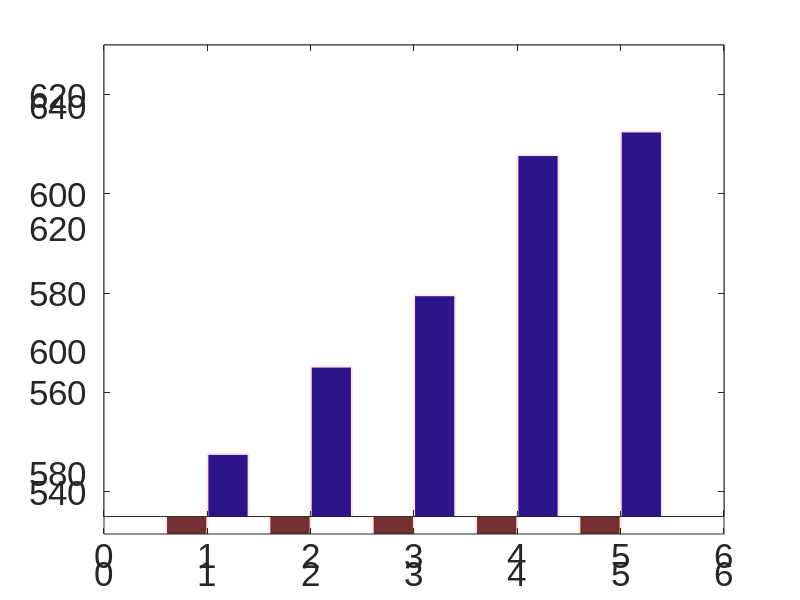

The MATLAB source for this figure:
group = 2 ;


figure('Position', [100, 400, 470, 300]);
set(0,'DefaultAxesFontName', 'Arial')
set(0,'DefaultAxesFontSize', 25)
set(0,'DefaultAxesFontWeight', 'normal')

if group==1
    BIC = [389.5872825,	391.0958833,	431.4379297,	445.8660902,	455.8993968];
    AIC = [358.7238172,	364.0903512,	404.4323977,	418.8605581,	428.8938647];
    ylowBIC  = 375;
    yhighBIC = 470;    
    ylowAIC  = 350;
    yhighAIC = 440;    
else
    BIC = [581.3534106,	592.2319817,	606.606544,     634.8474231,	639.6018242];
    AIC = [547.6365458,	565.2264497,	579.6010119,	607.8418911,	612.5962921];
    ylowBIC = 570;
    yhighBIC = 650;    
    ylowAIC = 535;
    yhighAIC = 630;    
end



data = [BIC;AIC];

x=[1,2,3,4,5];



%// generate two axes at same position
ax1 = axes;
ax2 = axes('Position', get(ax1, 'Position'),'Color','none');

%// move second axis to the right, remove x-ticks and labels
set(ax2,'YAxisLocation','right')
set(ax2,'XTick',[])

%// Set these three variables as desired
offset = (x(2)-x(1))/5;
width = (x(2)-x(1))/2.5;

bar(ax1,x-offset,BIC,width,'FaceColor',[116/256 047/256 050/256],'EdgeColor',[1 .9 .9],'LineWidth',1.5);


hold on;
bar(ax2,x+offset,AIC,width,'FaceColor',[046/256 020/256 140/256],'EdgeColor',[1 .9 .9],'LineWidth',1.5);


axis(ax1,[0,6,ylowBIC,yhighBIC])
axis(ax2,[0,6,ylowAIC,yhighAIC])


%hold on;
%h=errorbar(means,STDs,'r','color','black','linewidth',3);
%set(h,'linestyle','none');
